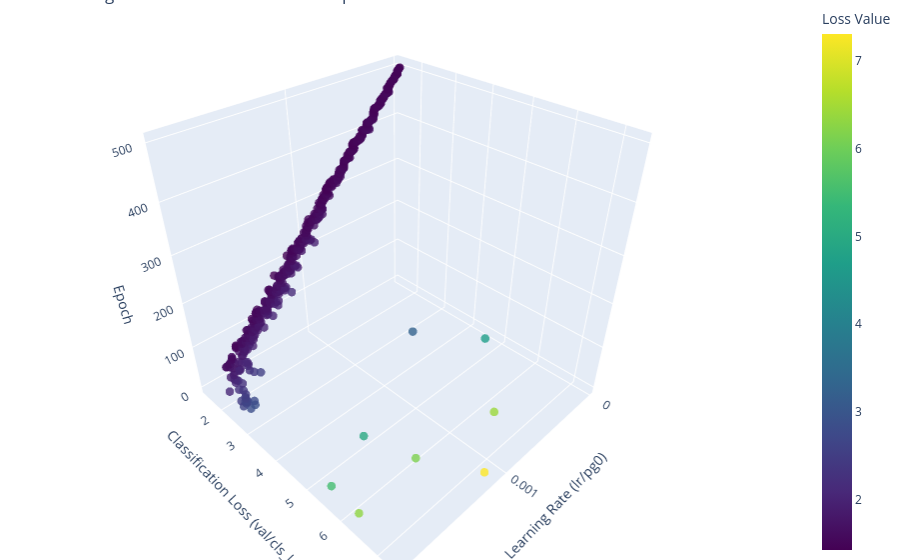

Notebook source saved alongside this figure:
### Markdown cell above
_**NOTA:** `patience`=100 para EarlyStop_

### Code cell
graph_LrLoss_3D(df)

### Figure 1 — Plotly figure (JSON) as saved in the notebook; plotly's stock layout.template omitted (floating-point values rounded to 4 significant figures; data arrays with more than 128 entries replaced by an {"elided": "..."} marker saying what was removed)
{"data": [{"marker": {"color": {"elided": "500 float values"}, "colorbar": {"title": {"text": "Loss Value"}}, "colorscale": [[0, "#440154"], [0.1111, "#482878"], [0.2222, "#3e4989"], [0.3333, "#31688e"], [0.4444, "#26828e"], [0.5556, "#1f9e89"], [0.6667, "#35b779"], [0.7778, "#6ece58"], [0.8889, "#b5de2b"], [1, "#fde725"]], "opacity": 0.8, "size": 5}, "mode": "markers", "type": "scatter3d", "x": {"elided": "500 float values"}, "y": {"elided": "500 float values"}, "z": {"elided": "500 int values"}}], "layout": {"margin": {"b": 0, "l": 0, "r": 0, "t": 0}, "scene": {"xaxis": {"title": {"text": "Learning Rate (lr/pg0)"}}, "yaxis": {"title": {"text": "Classification Loss (val/cls_loss)"}}, "zaxis": {"title": {"text": "Epoch"}}}, "title": {"text": "Learning Rate vs. Validation Loss vs. Epoch"}}}
